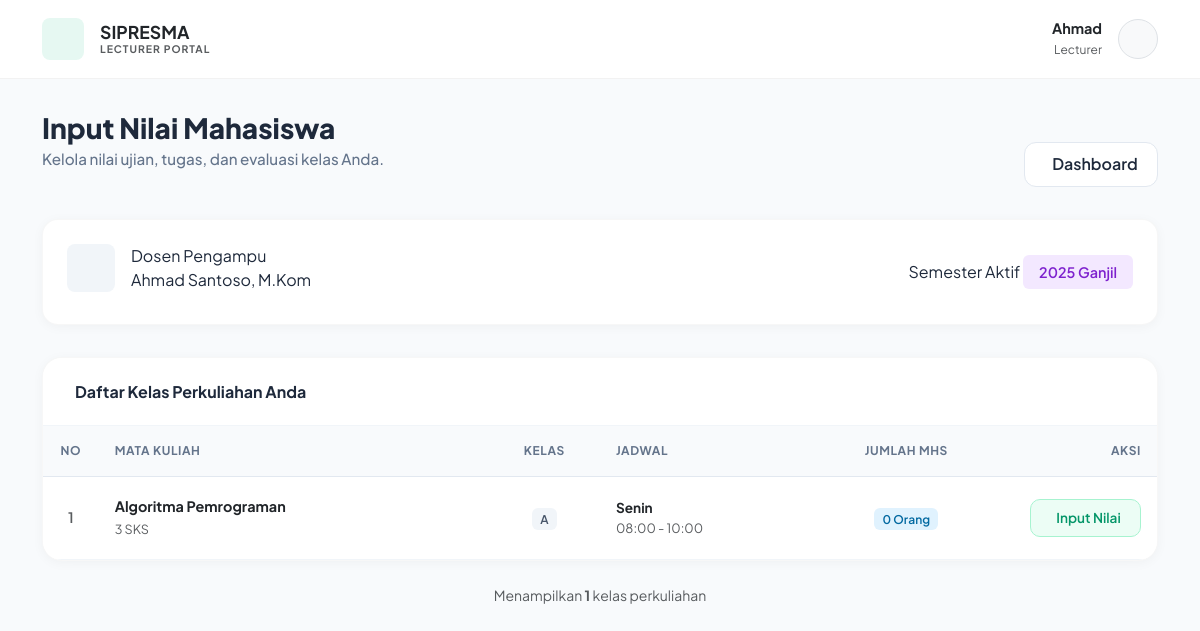
The app's page /nilai/index.php (signed in) with its own data.
### tables this page shows
CREATE TABLE `dosen` (
  `nidn` varchar(20) NOT NULL,
  `id_user` int(11) NOT NULL,
  `id_prodi` int(11) NOT NULL,
  `nama_lengkap` varchar(100) NOT NULL,
  `email` varchar(100) DEFAULT NULL
);

CREATE TABLE `semester` (
  `id_semester` int(11) NOT NULL,
  `nama_semester` varchar(20) NOT NULL,
  `status` enum('aktif','non-aktif') DEFAULT 'non-aktif'
);

CREATE TABLE `kelas` (
  `id_kelas` int(11) NOT NULL,
  `kode_mk` varchar(10) NOT NULL,
  `nidn` varchar(20) NOT NULL,
  `nama_kelas` varchar(5) NOT NULL,
  `kuota` int(11) NOT NULL DEFAULT 40,
  `hari` varchar(10) NOT NULL,
  `jam_mulai` time NOT NULL,
  `jam_selesai` time NOT NULL
);

CREATE TABLE `matakuliah` (
  `kode_mk` varchar(20) NOT NULL,
  `id_prodi` int(11) NOT NULL,
  `nama_mk` varchar(100) NOT NULL,
  `sks` int(11) NOT NULL,
  `semester_paket` int(11) DEFAULT NULL
);

### nilai/index.php (the view, shortened to what this page needs)
<?php
include '../config/koneksi.php';
$id_user = $_SESSION['id_user'];
$dosen = mysqli_fetch_assoc(mysqli_query($koneksi, "SELECT nidn, nama_lengkap FROM dosen WHERE id_user='$id_user'"));
$nidn = $dosen['nidn'];
$nama_dosen = $dosen['nama_lengkap'];
$nama_depan = explode(' ', trim($nama_dosen))[0];
$smt = mysqli_fetch_assoc(mysqli_query($koneksi, "SELECT * FROM semester WHERE status='aktif'"));
?>
<!DOCTYPE html>
<html lang="id">
<head>
    <link href="https://cdn.jsdelivr.net/npm/bootstrap@5.3.0/dist/css/bootstrap.min.css" rel="stylesheet">
</head>
<body>
    <nav class="navbar navbar-expand-lg navbar-clean">
        <div class="container">
            <a class="navbar-brand d-flex align-items-center gap-3" href="#">
                <div class="logo-box">
                </div>
                <div style="line-height: 1.2;">
                    <h5 class="fw-bold mb-0 text-dark" style="font-size: 1.1rem;">SIPRESMA</h5>
                    <small class="text-muted fw-bold" style="font-size: 0.65rem; letter-spacing: 1px; display: block;">
                        LECTURER PORTAL
                    </small>
                </div>
            </a>
            <div class="d-flex align-items-center gap-3">
                <div class="d-none d-md-block text-end" style="line-height: 1.2;">
                    <span class="fw-bold d-block text-dark" style="font-size: 0.9rem;">
                        <?php echo $nama_depan; ?>
                    </span>
                    <small class="text-muted" style="font-size: 0.75rem;">
                        Lecturer
                    </small>
                </div>
                <div class="bg-light rounded-circle border p-1 d-flex align-items-center justify-content-center" style="width: 40px; height: 40px;">
                </div>
            </div>
        </div>
    </nav>
    <div class="container">
        <div class="page-header">
            <div>
                <h2 class="page-title">Input Nilai Mahasiswa</h2>
                <p class="page-subtitle">Kelola nilai ujian, tugas, dan evaluasi kelas Anda.</p>
            </div>
            <div class="d-flex gap-2">
                <a href="../dashboard/welcome_dosen.php" class="btn-clean">
                    <iconify-icon icon="solar:arrow-left-linear"></iconify-icon> Dashboard
                </a>
            </div>
        </div>
        <div class="info-box">
            <div>
                <div class="d-flex align-items-center gap-3 mb-2">
                    <div class="logo-box" style="width: 48px; height: 48px; background: #f1f5f9; color: var(--text-muted);">
                    </div>
                    <div>
                        <label>Dosen Pengampu</label>
                        <div><?php echo $nama_dosen; ?></div>
                    </div>
                </div>
            </div>
            <div class="text-end">
                <label>Semester Aktif</label>
                <?php if($smt) { ?>
                    <span class="badge-pill badge-purple" style="font-size: 0.9rem; padding: 0.5rem 1rem;">
                        <?php echo $smt['nama_semester']; ?>
                    </span>
                <?php } else { ?>
                    <span class="text-danger fw-bold">Tidak Aktif</span>
                <?php } ?>
            </div>
        </div>
        <div class="card-modern">
            <div class="card-header-clean">
                <div class="d-flex align-items-center gap-2">
                    <h6 class="card-title">Daftar Kelas Perkuliahan Anda</h6>
                </div>
            </div>
            <div class="table-responsive">
                <table class="table table-custom mb-0">
                    <thead>
                        <tr>
                            <th width="5%" class="text-center">No</th>
                            <th width="35%">Mata Kuliah</th>
                            <th width="10%" class="text-center">Kelas</th>
                            <th width="20%">Jadwal</th>
                            <th width="15%" class="text-center">Jumlah Mhs</th>
                            <th width="15%" class="text-end">Aksi</th>
                        </tr>
                    </thead>
                    <tbody>
                        <?php
                        $query = mysqli_query($koneksi, "
                            SELECT k.*, m.nama_mk, m.sks,
                            (SELECT COUNT(*) FROM krs WHERE id_kelas = k.id_kelas) as jumlah_mhs
                            FROM kelas k
                            JOIN matakuliah m ON k.kode_mk = m.kode_mk
                            WHERE k.nidn = '$nidn'
                        ");
                        $no = 1;
                        while($row = mysqli_fetch_assoc($query)) {
                        ?>
                            <tr>
                                <td class="text-center fw-semibold text-muted"><?php echo $no++; ?></td>
                                <td>
                                    <span class="fw-bold text-dark d-block"><?php echo $row['nama_mk']; ?></span>
                                    <small class="text-muted"><?php echo $row['sks']; ?> SKS</small>
                                </td>
                                <td class="text-center">
                                    <span class="badge-pill badge-gray"><?php echo $row['nama_kelas']; ?></span>
                                </td>
                                <td>
                                    <div class="d-flex flex-column">
                                        <span class="fw-bold text-dark" style="font-size: 0.85rem;"><?php echo $row['hari']; ?></span>
                                        <span class="text-muted" style="font-size: 0.8rem;">
                                            <?php echo date('H:i', strtotime($row['jam_mulai'])); ?> - <?php echo date('H:i', strtotime($row['jam_selesai'])); ?>
                                        </span>
                                    </div>
                                </td>
                                <td class="text-center">
                                    <span class="badge-pill badge-blue"><?php echo $row['jumlah_mhs']; ?> Orang</span>
                                </td>
                                <td class="text-end">
                                    <a href="create.php?id_kelas=<?php echo $row['id_kelas']; ?>" class="btn-primary-soft">
                                        <iconify-icon icon="solar:pen-new-square-bold"></iconify-icon> Input Nilai
                                    </a>
                                </td>
                            </tr>
                        <?php } ?>
                    </tbody>
                </table>
            </div>
        </div>
        <?php if(mysqli_num_rows($query) > 0) { ?>
            <div class="mt-4 text-center text-muted small">
                Menampilkan <strong><?php echo mysqli_num_rows($query); ?></strong> kelas perkuliahan
            </div>
        <?php } ?>
    </div>
</body>
</html>

### nilai/index.php (style rules this page uses)
:root { --primary: #10b981; --bg-body: #f8fafc; --text-main: #1e293b; --text-muted: #64748b; --card-shadow: 0 2px 12px rgba(0,0,0,0.04); }
body { font-family: 'Plus Jakarta Sans', sans-serif; background-color: var(--bg-body); color: var(--text-main); min-height: 100vh; padding-bottom: 3rem; }
.navbar-clean { background: white; border-bottom: 1px solid rgba(0,0,0,0.05); padding: 0.8rem 0; position: sticky; top: 0; z-index: 100; }
.logo-box { background: rgba(16, 185, 129, 0.1); color: #10b981; width: 42px; height: 42px; border-radius: 8px; display: flex; align-items: center; justify-content: center; }
.page-header { margin-top: 2rem; margin-bottom: 2rem; display: flex; justify-content: space-between; align-items: end; }
.page-title { font-size: 1.75rem; font-weight: 800; color: var(--text-main); margin-bottom: 0.25rem; }
.page-subtitle { color: var(--text-muted); font-size: 0.95rem; font-weight: 500; }
.info-box { background: white; border-radius: 16px; padding: 1.5rem; border: 1px solid rgba(0,0,0,0.03); box-shadow: var(--card-shadow); margin-bottom: 2rem; display: flex; align-items: center; justify-content: space-between; }
.card-modern { background: white; border-radius: 20px; border: 1px solid rgba(0,0,0,0.03); box-shadow: var(--card-shadow); overflow: hidden; }
.card-header-clean { padding: 1.5rem; border-bottom: 1px solid #f1f5f9; background: white; display: flex; align-items: center; gap: 10px; }
.card-title { font-weight: 700; font-size: 1rem; color: var(--text-main); margin: 0; }
.table-custom thead th { background-color: #f8fafc; color: var(--text-muted); font-weight: 700; font-size: 0.75rem; text-transform: uppercase; letter-spacing: 0.05em; padding: 1rem; border-bottom: 1px solid #e2e8f0; border-top: none; }
.table-custom tbody td { padding: 1.2rem 1rem; vertical-align: middle; border-bottom: 1px solid #f1f5f9; font-size: 0.9rem; color: var(--text-main); }
.btn-clean { background: white; border: 1px solid #e2e8f0; color: var(--text-main); font-weight: 600; padding: 0.6rem 1.2rem; border-radius: 12px; display: inline-flex; align-items: center; gap: 8px; transition: all 0.2s; text-decoration: none; }
.btn-primary-soft { background: #ecfdf5; color: #059669; border: 1px solid #a7f3d0; font-weight: 600; padding: 0.5rem 1.2rem; border-radius: 10px; display: inline-flex; align-items: center; gap: 6px; transition: all 0.2s; text-decoration: none; font-size: 0.85rem; }
.badge-pill { padding: 0.3em 0.7em; border-radius: 6px; font-weight: 600; font-size: 0.75rem; }
.badge-gray { background: #f1f5f9; color: #475569; }
.badge-blue { background: #e0f2fe; color: #0369a1; }
.badge-purple { background: #f3e8ff; color: #7e22ce; }

### records on screen
dosen: nama_lengkap "Ahmad", nama_lengkap "Ahmad Santoso, M.Kom"
semester: nama_semester "2025 Ganjil"
kelas: kode_mk.nama_mk "Algoritma Pemrograman", kode_mk.sks "3", nama_kelas "A", hari "Senin", jam_mulai "08:00", jam_selesai "10:00", jumlah_mhs "0"

### other values on screen
mysqli_num_rows($query) "1"
